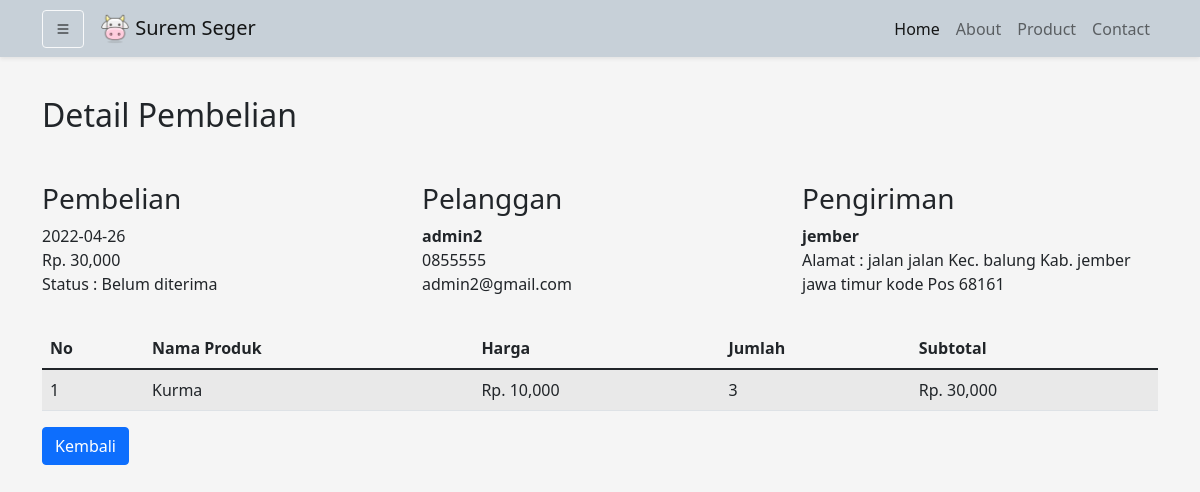
The page /Admin/detailPesanan.php?id=22 (signed in) on the database its author committed.
### tables this page shows
CREATE TABLE `pembelian` (
  `id_pembelian` int(11) NOT NULL,
  `id_user` int(11) NOT NULL,
  `tanggal_pembelian` date NOT NULL,
  `total_pembelian` int(11) NOT NULL,
  `opsi_pengiriman` varchar(30) NOT NULL,
  `opsi_pembayaran` varchar(30) NOT NULL,
  `alamat_pengiriman` text NOT NULL,
  `status_pembelian` varchar(50) NOT NULL,
  `status_terima` varchar(50) NOT NULL
);

CREATE TABLE `users` (
  `id` int(8) NOT NULL,
  `namalengkap` varchar(30) NOT NULL,
  `email` varchar(30) NOT NULL,
  `alamat` varchar(50) NOT NULL,
  `provinsi` varchar(30) NOT NULL,
  `kota` varchar(30) NOT NULL,
  `kecamatan` varchar(30) NOT NULL,
  `kodepos` varchar(10) NOT NULL,
  `nohp` varchar(13) NOT NULL,
  `password` varchar(255) NOT NULL,
  `role` varchar(2) NOT NULL,
  `gambar` varchar(100) NOT NULL
);

CREATE TABLE `pembelian_produk` (
  `id_pembelian_produk` int(11) NOT NULL,
  `id_pembelian` int(11) NOT NULL,
  `id_produk` int(11) NOT NULL,
  `jumlah` int(11) NOT NULL,
  `nama` varchar(50) NOT NULL,
  `harga` int(11) NOT NULL,
  `berat` int(11) NOT NULL,
  `subberat` int(11) NOT NULL,
  `subharga` int(11) NOT NULL
);

### functions.php (called while the page is built, shortened)
<?php
$conn = mysqli_connect("localhost", "root", "", "db_suremseger");
function query($query)
{
    global $conn;
    $result = mysqli_query($conn, $query);
    $rows = [];
    while ($row = mysqli_fetch_assoc($result)) {
        $rows[] = $row;
    }
    return $rows;
}

### Admin/detailPesanan.php (the view, shortened to what this page needs)
<?php
require_once('../functions.php');
?>
<!DOCTYPE html>
<html lang="en">
<head>
    <link href="https://cdn.jsdelivr.net/npm/bootstrap@5.1.3/dist/css/bootstrap.min.css" rel="stylesheet" />
    <link rel="stylesheet" href="https://cdn.jsdelivr.net/npm/bootstrap-icons@1.8.1/font/bootstrap-icons.css" />
    <link rel="stylesheet" href="../style.css" />
</head>
<body>
    <?php include 'nav_sidebar.php' ?>
    <section id="detail">
        <div class="container">
            <h2 class="mb-5">Detail Pembelian</h2>
            <?php
            $ambil = query("SELECT * FROM pembelian JOIN users
                                ON pembelian.id_user = users.id
                                WHERE pembelian.id_pembelian = {$_GET['id']}")[0];
            ?>
            <div class="row">
                <div class="col-md-4">
                    <h3>Pembelian</h3>
                    <p>
                        <?= $ambil['tanggal_pembelian']; ?> <br>
                        Rp. <?= number_format($ambil['total_pembelian']); ?> <br>
                        Status : <?= $ambil['status_terima']; ?> <br>
                    </p>
                </div>
                <div class="col-md-4">
                    <h3>Pelanggan</h3>
                    <strong><?= $ambil['namalengkap']; ?></strong> <br>
                    <p>
                        <?= $ambil['nohp']; ?> <br>
                        <?= $ambil['email']; ?>
                    </p>
                </div>
                <div class="col-md-4">
                    <h3>Pengiriman</h3>
                    <strong><?= $ambil['kota']; ?></strong>
                    <p>
                        Alamat : <?= $ambil['alamat_pengiriman']; ?>
                    </p>
                </div>
            </div>
            <table class="table table-striped table-hover mt-3">
                <thead>
                    <tr>
                        <th>No</th>
                        <th>Nama Produk</th>
                        <th>Harga</th>
                        <th>Jumlah</th>
                        <th>Subtotal</th>
                    </tr>
                </thead>
                <tbody>
                    <?php $i = 1 ?>
                    <?php $ambil = query("SELECT * FROM pembelian_produk
                                                WHERE id_pembelian = {$_GET['id']}"); ?>
                    <?php foreach ($ambil as $pecah) : ?>
                        <tr>
                            <td><?= $i; ?></td>
                            <td><?= $pecah['nama']; ?></td>
                            <td>Rp. <?= number_format($pecah['harga']); ?></td>
                            <td><?= $pecah['jumlah']; ?></td>
                            <td>
                                Rp. <?= number_format($pecah['subharga']); ?>
                            </td>
                        </tr>
                        <?php $i++ ?>
                    <?php endforeach; ?>
                </tbody>
            </table>
            <a href="dataPesanan.php" class="btn btn-primary">Kembali</a>
        </div>
    </section>
</body>
</html>

### style.css (style rules this page uses)
body { background-color: whitesmoke; }
section { padding-top: 6rem; }

### rows shown on the page
pembelian: tanggal_pembelian "2022-04-26", total_pembelian "30,000", status_terima "Belum diterima", id_user.namalengkap "admin2", id_user.nohp "0855555", id_user.email "admin2@gmail.com", id_user.kota "jember", alamat_pengiriman "jalan jalan Kec. balung Kab. jember jawa timur kode Pos 68161"
pembelian_produk: nama "Kurma", harga "10,000", jumlah "3", subharga "30,000"
